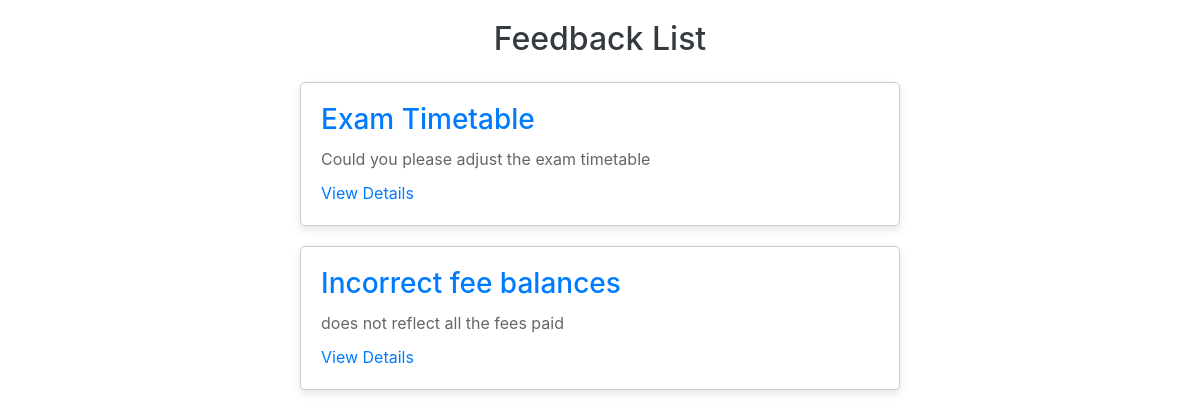
Page /list/ (signed in) on the earlier database version.
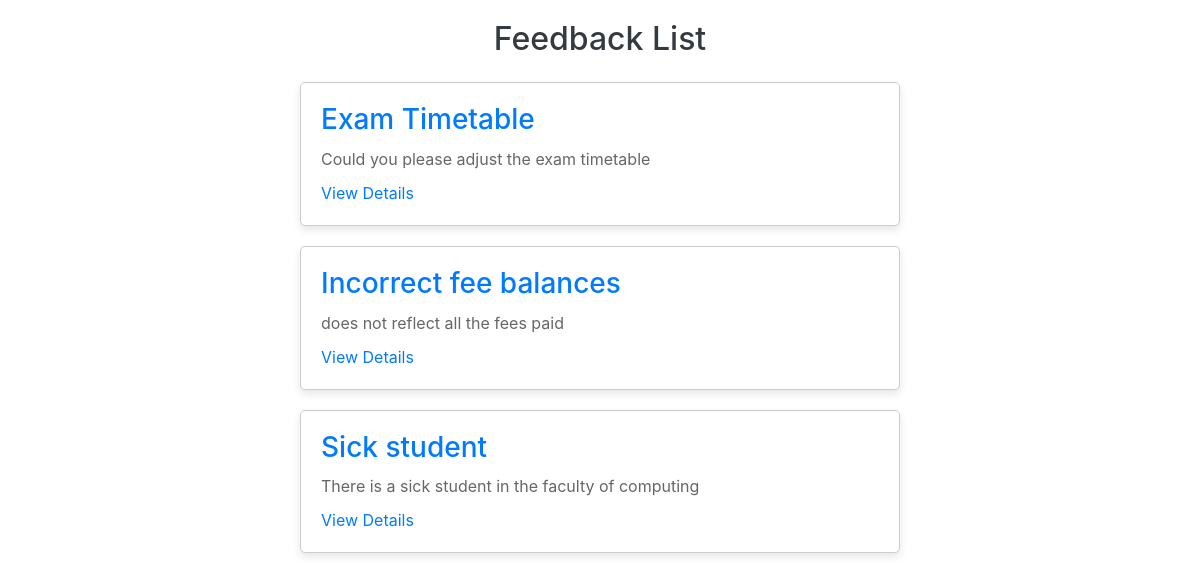
Same page on the later database version.
### campusEcho/models.py (models this page shows, shortened)
class Feedback(models.Model):
    CATEGORY_CHOICES = [
        ('academics', 'Academics'),
        ('finance', 'Finance'),
        ('health', 'Health and Welfare'),
        ('housing', 'Housing'),
        ('other', 'Other'),
    ]
    SEVERITY_CHOICES = [
        ('critical', 'Critical'),
        ('urgent', 'Urgent'),
        ('emergency', 'Emergency'),
        ('normal', 'Normal'),
    ]
    FEEDBACK_TYPE_CHOICES = [
        ('complaint', 'Complaint'),
        ('recommendation', 'Recommendation'),
        ('report', 'Report'),
        ('other', 'Other'),
    ]
    STATUS_CHOICES = [
        ('resolved', 'Resolved'),
        ('pending', 'Pending'),
    ]
    category = models.CharField(max_length=100, choices=CATEGORY_CHOICES)
    severity = models.CharField(max_length=100, choices=SEVERITY_CHOICES)
    feedback_type = models.CharField(max_length=100, choices=FEEDBACK_TYPE_CHOICES)
    title = models.CharField(max_length=255)
    description = models.TextField()
    submitted_at = models.DateTimeField(auto_now_add=True)
    evidence = models.ImageField(upload_to='feedback_evidence/', blank=True, null=True)
    recommendation = models.TextField(blank=True, null=True)
    status = models.CharField(max_length=100, choices=STATUS_CHOICES, default='pending')
    solution = models.TextField(blank=True, null=True)
    student = models.ForeignKey(User, on_delete=models.CASCADE, null=True)

### campusEcho/views.py (the view)
# urls.py: path('list/', views.feedback_list, name='feedback_list'),
@login_required
def feedback_list(request):
    feedbacks = Feedback.objects.filter(student=request.user)
    return render(request, 'feedback_list.html', {'feedbacks': feedbacks})

### Templates/feedback_list.html (shortened to what this page needs)
{% load static %}
<!DOCTYPE html>
<html lang="en">
<head>
    <link rel="stylesheet" href=" {% static 'css/feedback_list.css' %}">
    <link rel="stylesheet" href="https://stackpath.bootstrapcdn.com/bootstrap/4.5.2/css/bootstrap.min.css">
</head>
<body>
    <div class="container">
        <h2 class="mb-4 text-center text-dark">Feedback List</h2>
        {% for feedback in feedbacks %}
            <div class="feedback-card">
                <h3>{{ feedback.title }}</h3>
                <p>{{ feedback.description }}</p>
                <a href="{% url 'feedback_details' feedback.id %}" class="view-details-link">View Details</a>
            </div>
        {% endfor %}
    </div>
</body>
</html>

Differences in the rows shown:
added Feedback: title "Sick student", description "There is a sick student in the faculty of computing"
